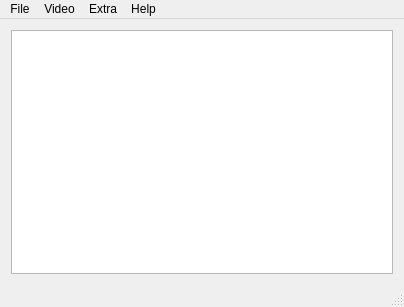
<?xml version="1.0" encoding="UTF-8"?>
<ui version="4.0">
 <class>VideoManagment</class>
 <widget class="QMainWindow" name="VideoManagment">
  <property name="geometry">
   <rect>
    <x>0</x>
    <y>0</y>
    <width>404</width>
    <height>307</height>
   </rect>
  </property>
  <property name="windowTitle">
   <string>VideoManagment</string>
  </property>
  <widget class="QWidget" name="centralWidget">
   <layout class="QVBoxLayout" name="verticalLayout_2">
    <item>
     <widget class="QTableWidget" name="videoTable"/>
    </item>
   </layout>
  </widget>
  <widget class="QMenuBar" name="menuBar">
   <property name="geometry">
    <rect>
     <x>0</x>
     <y>0</y>
     <width>404</width>
     <height>20</height>
    </rect>
   </property>
   <widget class="QMenu" name="menuFile">
    <property name="title">
     <string>File</string>
    </property>
    <addaction name="actionOpen"/>
    <addaction name="actionSave"/>
    <addaction name="actionExit"/>
   </widget>
   <widget class="QMenu" name="menuHelp">
    <property name="title">
     <string>Help</string>
    </property>
    <addaction name="actionAbout"/>
    <addaction name="actionHelp"/>
   </widget>
   <widget class="QMenu" name="menuVideo">
    <property name="title">
     <string>Video</string>
    </property>
    <addaction name="actionRate_random"/>
    <addaction name="actionWatch_random"/>
   </widget>
   <widget class="QMenu" name="menuExtra">
    <property name="title">
     <string>Extra</string>
    </property>
    <addaction name="actionOptions"/>
   </widget>
   <addaction name="menuFile"/>
   <addaction name="menuVideo"/>
   <addaction name="menuExtra"/>
   <addaction name="menuHelp"/>
  </widget>
  <widget class="QStatusBar" name="statusBar"/>
  <action name="actionOpen">
   <property name="text">
    <string>Open</string>
   </property>
   <property name="shortcut">
    <string>Ctrl+O</string>
   </property>
  </action>
  <action name="actionExit">
   <property name="text">
    <string>Exit</string>
   </property>
  </action>
  <action name="actionAbout">
   <property name="text">
    <string>About</string>
   </property>
  </action>
  <action name="actionRate_random">
   <property name="text">
    <string>Rate random</string>
   </property>
  </action>
  <action name="actionSave">
   <property name="enabled">
    <bool>true</bool>
   </property>
   <property name="text">
    <string>Save</string>
   </property>
   <property name="shortcut">
    <string>Ctrl+S</string>
   </property>
  </action>
  <action name="actionOptions">
   <property name="text">
    <string>Options</string>
   </property>
  </action>
  <action name="actionHelp">
   <property name="text">
    <string>Help</string>
   </property>
  </action>
  <action name="actionWatch_random">
   <property name="text">
    <string>Watch random</string>
   </property>
  </action>
 </widget>
 <layoutdefault spacing="6" margin="11"/>
 <resources/>
 <connections/>
</ui>
